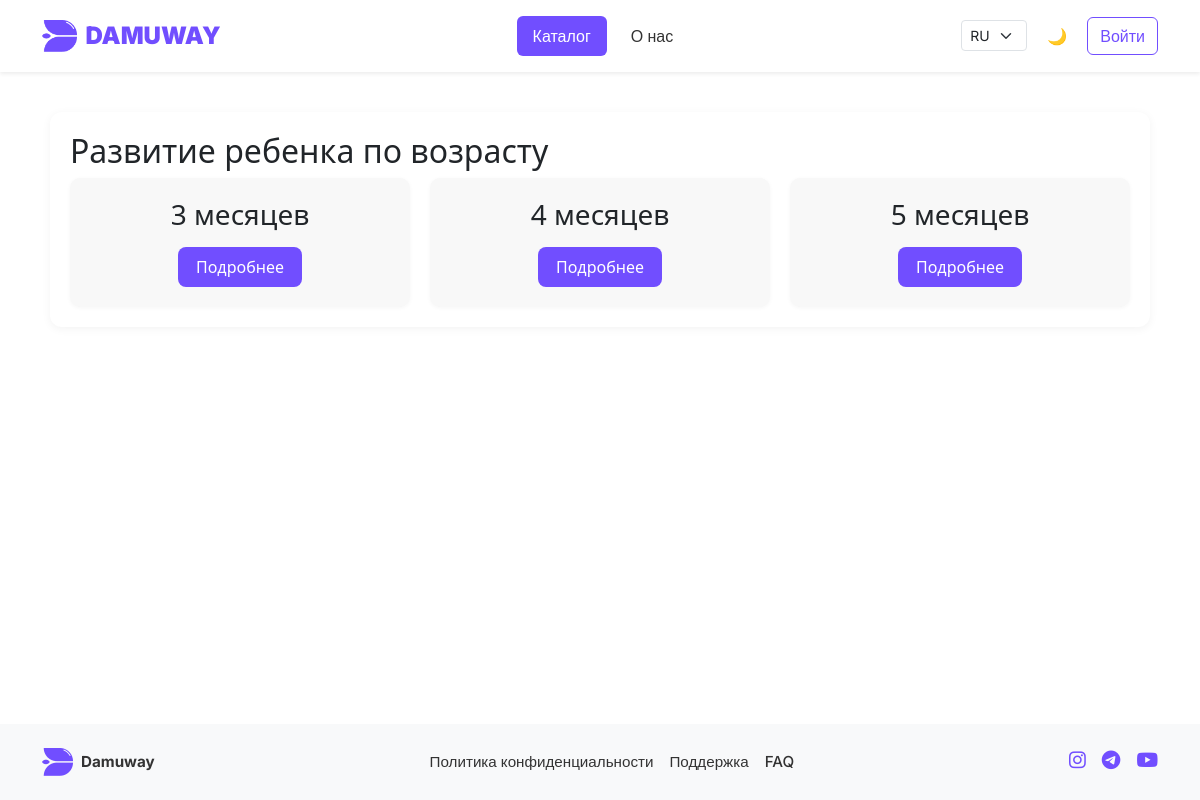
Page /ru/development/ on the committed database.
### apps/childDevelopment/models.py (models this page shows, shortened)
class ChildDevelopment(models.Model):
    AGE_CHOICES = [(i, f"{i} месяцев") for i in range(1, 73)]
    age = models.IntegerField(choices=AGE_CHOICES, unique=True, verbose_name="Возраст (месяцев)")
    physical = models.TextField(verbose_name="Физическое развитие")
    speech = models.TextField(verbose_name="Речевое развитие")
    emotional = models.TextField(verbose_name="Эмоциональное развитие")
    social = models.TextField(verbose_name="Социальное развитие")
    recommendations = models.TextField(verbose_name="Рекомендации родителям")
    image = models.URLField(blank=True, null=True, verbose_name="Изображение (ссылка)")
    source = models.URLField(blank=True, null=True, verbose_name="Источник информации")
    class Meta:
        verbose_name = "Этап развития"
        verbose_name_plural = "Развитие ребенка по возрасту"
        ordering = ["age"]

### apps/childDevelopment/views.py (the view)
# urls.py: path('', views.development_list, name='development_list'),
def development_list(request):
    developments = ChildDevelopment.objects.all()
    return render(request, 'child/development_list.html', {'developments': developments})

### templates/child/development_list.html (shortened to what this page needs)
{% extends 'base.html' %}
{% load static %}
{% block extra_css %}
<link rel="stylesheet" href="{% static 'css/child/development.css' %}">
{% endblock %}
{% block content %}
<div class="dev-wrapper">
  <h2>Развитие ребенка по возрасту</h2>
  <div class="dev-grid">
    {% for dev in developments %}
      <div class="dev-card">
        <h3>{{ dev.age }} месяцев</h3>
        <a href="{% url 'development_detail' dev.age %}" class="dev-btn">Подробнее</a>
      </div>
    {% endfor %}
  </div>
</div>
{% endblock %}

### static/css/navbar_footer.css (style rules this page uses)
:root { --main-color: #714EFF; --transition: all 0.3s ease; }

### static/css/child/development.css (style rules this page uses)
.dev-wrapper, .dev-detail-wrapper { max-width: 1100px; margin: 40px auto; padding: 20px; font-family: 'Segoe UI', sans-serif; background: #ffffff; border-radius: 12px; box-shadow: 0 2px 10px rgba(0,0,0,0.05); }
.dev-grid { display: grid; grid-template-columns: repeat(auto-fit, minmax(260px, 1fr)); gap: 20px; }
.dev-card { background: #f8f8f8; padding: 20px; border-radius: 10px; text-align: center; box-shadow: 0 1px 4px rgba(0,0,0,0.04); }
.dev-card h3 { margin-bottom: 15px; }
.dev-btn { display: inline-block; background-color: #714eff; color: white; padding: 8px 18px; border-radius: 8px; text-decoration: none; font-weight: 500; transition: background-color 0.2s ease; }

### templates/base.html (style rules this page uses)
:root { --font-main: 'Inter', sans-serif; --main-color: #714EFF; }
html, body { height: 100%; }
body { font-family: var(--font-main); transition: background-color 0.3s ease, color 0.3s ease; display: flex; flex-direction: column; }

### rows in the picture
ChildDevelopment: age "3"
ChildDevelopment: age "4"
ChildDevelopment: age "5"
